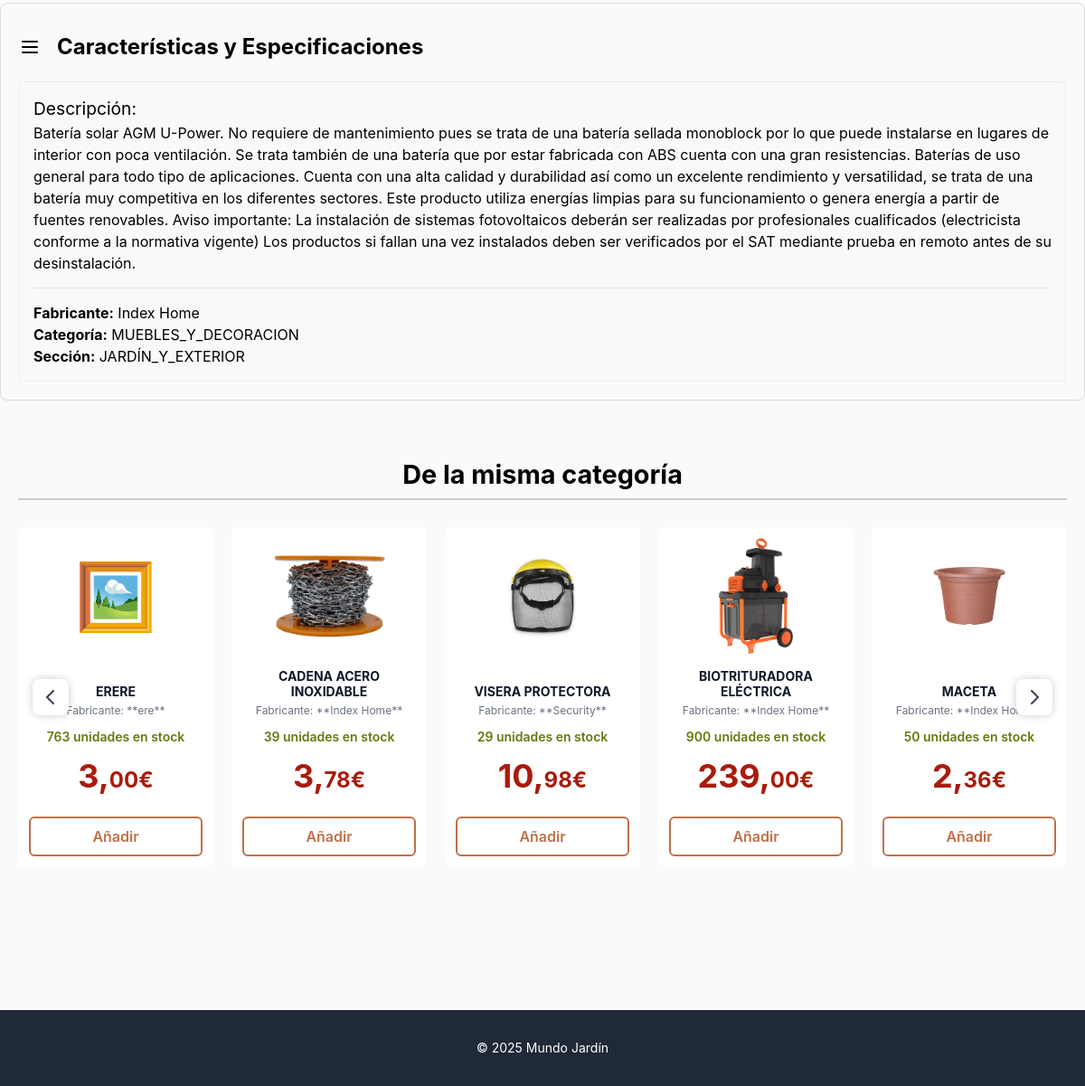
Page /producto/4/ (lower part) on the earlier database version.
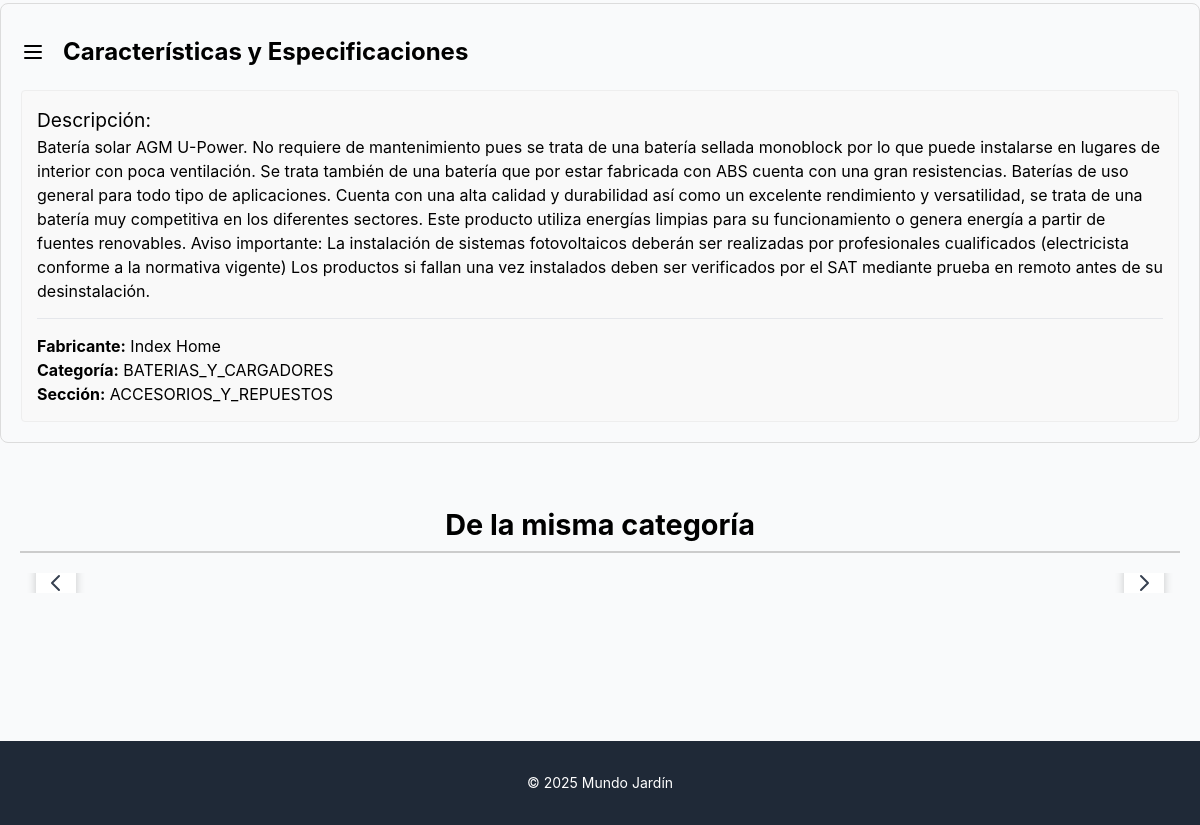
Same page on the later database version.
### home/models.py (models this page shows, shortened)
class Producto(models.Model):
    nombre= models.CharField(max_length=200)
    descripcion= models.TextField()
    departamento= models.CharField(max_length=200)
    seccion=models.CharField(max_length=50, choices=Seccion.choices)
    fabricante=models.CharField(max_length=200)
    categoria=models.CharField(max_length=50, choices=Categoria.choices)
    precio= models.DecimalField(max_digits=10, decimal_places=2)
    stock=models.IntegerField(default=0)
    imagen= models.ImageField(upload_to='', blank=True, null=True)
    esta_agotado= models.BooleanField(default=False)
    esta_destacado= models.BooleanField(default=False)
    orden = models.PositiveIntegerField(default=0, blank=False, null=False)
    class Meta:
        ordering = ['orden']

### home/views.py (the view)
# urls.py: path('producto/<int:pk>/', views.detalle_producto, name='detalle_producto'),
def detalle_producto(request, pk):
    producto = get_object_or_404(Producto, pk=pk)
    categoria_actual = producto.categoria
    productos_relacionados = Producto.objects.filter(
        categoria=categoria_actual
    ).exclude(
        pk=pk  # <-- ¡ESTO EXCLUYE EL PRODUCTO ACTUAL!
    )
    contexto = {
        'producto': producto,
        'productos_relacionados': productos_relacionados,
    }
    return render(request, 'detalle_producto.html', contexto)

### home/templates/detalle_producto.html (shortened to what the changed rows need)
{% extends "base.html" %}
{% block content %}
<main class="py-10">
    <div class="features-dropdown" style="
    max-width: 1200px;
    margin: 20px auto;
    padding: 20px;
    border-top: 1px solid #ccc;
    border: 1px solid #dcdcdc; /* Borde gris claro */
    border-radius: 8px; /* Opcional: para darle un toque moderno */
">
    <details open style="margin-top: 0;">
        <div class="details-content" style="padding: 15px; background-color: #f9f9f9; border: 1px solid #eee; border-radius: 4px; margin-top: 10px;">
            <h3 style="font-size: 1.2em; margin-top: 0;">Descripción:</h3>
            <p>{{ producto.descripcion|linebreaksbr }}</p>
            <hr style="margin: 15px 0;">
            <p><strong>Fabricante:</strong> {{ producto.fabricante }}</p>
            <p><strong>Categoría:</strong> {{ producto.categoria }}</p>
            <p><strong>Sección:</strong> {{ producto.seccion}}</p>
        </div>
    </details>
</div>
<div class="related-products-section" style="max-width: 1200px; margin: 40px auto; padding: 20px;">
    <h2 style="font-size: 1.8em; text-align: center; font-weight: bold; margin-bottom: 20px; border-bottom: 2px solid #ccc; padding-bottom: 5px;">
        De la misma categoría
    </h2>
    <div class="carousel-container" style="position: relative;">
    <div id="product-carousel" class="product-list" style="
        display: flex;
        overflow-x: hidden; /* Oculta la barra de desplazamiento */
        scroll-behavior: smooth; /* Deslizamiento suave */
        gap: 20px;
        padding: 10px 0;
        user-select: none;
    ">
        {% for relacionado in productos_relacionados %}
        <a href="{% url 'detalle_producto' pk=relacionado.pk %}"
            class="block bg-white rounded-lg p-3 flex flex-col items-center justify-between transition duration-300 ease-in-out transform hover:shadow-hard-halo hover:scale-[1.02]"
            style="flex: 0 0 calc(20% - 16px);"> <div>
                {% if relacionado.imagen %}
                    <div class="relative w-full h-32 mb-4 flex justify-center items-center">
                        <img src="{{ relacionado.imagen.url }}" alt="Imagen de {{ relacionado.nombre }}"
                            class="max-h-full max-w-full object-contain mix-blend-multiply">
                    </div>
                {% else %}
                    <div class="relative w-full h-32 mb-4 flex justify-center items-center">
                        <span class="text-7xl text-gray-400" role="img" aria-label="Sin imagen">🖼️</span>
                    </div>
                {% endif %}
            </div>
            <div class="w-full text-center flex-grow flex flex-col justify-end">
                <h4 class="text-sm font-bold uppercase text-gray-900 leading-tight mb-1 line-clamp-2">
                    {{ relacionado.nombre|upper }}
                </h4>
                <p class="text-xs text-gray-500 mb-2">
                    Fabricante: **{{ relacionado.fabricante }}**
                </p>
                <div class="mb-3">
                    {% if relacionado.stock > 0 %}
                        <span class="text-sm font-semibold text-[#6a760c]">
                            {{ relacionado.stock }} unidades en stock
                        </span>
                    {% else %}
                        <span class="text-sm font-semibold text-red-600">
                            Agotado
                        </span>
                    {% endif %}
                </div>
                <span class="text-4xl font-bold mb-4 text-[#A91B0D]">
                    {{ relacionado.precio|floatformat:0}},<span class="text-2xl">{{ relacionado.precio|floatformat:2|slice:"-2:" }}€</span>
                </span>
            </div>
            <button onclick="event.stopPropagation(); window.location.href='/añadir-al-carrito/{{ relacionado.pk }}';"
    class="w-full py-2 bg-white text-[#bf7149] font-semibold rounded-md
           border-2 border-[#bf7149] hover:bg-[#bf7149] hover:text-white
           transition duration-150 relative z-10 mt-2">
    Añadir
</button>
        </a>
        {% endfor %}
    </div>
    </div>
</div>
</main>
{% endblock content %}

Differences in the rows shown:
no longer on this page (row unchanged): Producto: nombre "ERERE", fabricante "ere", stock "763", precio "3", precio "00"
no longer on this page (row edited): Producto: imagen (picture), nombre "CADENA ACERO INOXIDABLE", fabricante "Index Home", stock "39", precio "3", precio "78"
no longer on this page (row unchanged): Producto: imagen (picture), nombre "VISERA PROTECTORA", fabricante "Security", stock "29", precio "10", precio "98"
no longer on this page (row edited): Producto: imagen (picture), nombre "BIOTRITURADORA ELÉCTRICA", fabricante "Index Home", stock "900", precio "239", precio "00"
no longer on this page (row unchanged): Producto: imagen (picture), nombre "MACETA", fabricante "Index Home", stock "50", precio "2", precio "36"
changed Producto "Index Home": categoria "MUEBLES_Y_DECORACION" → "BATERIAS_Y_CARGADORES"; seccion "JARDÍN_Y_EXTERIOR" → "ACCESORIOS_Y_REPUESTOS"
